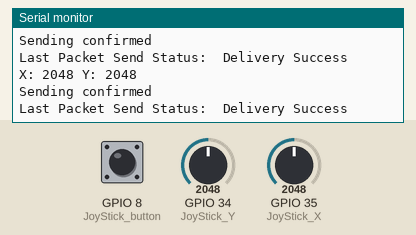
A sketch run on a simulated ESP32. On the bench: the last lines printed to the serial monitor. The test bench sets the inputs (shaded band); at power-on: GPIO 34 (JoyStick_Y) = 2048, GPIO 35 (JoyStick_X) = 2048, GPIO 8 (JoyStick_button) HIGH.

Above: at 1.2 s.
1.3 s: GPIO 34 (JoyStick_Y) set to 2866
At 2.0 s:
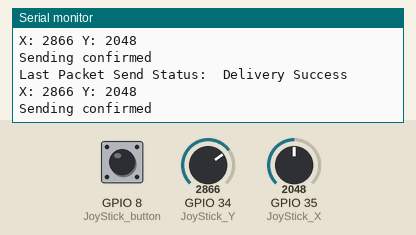
2.8 s: GPIO 35 (JoyStick_X) set to 2866
At 3.9 s:
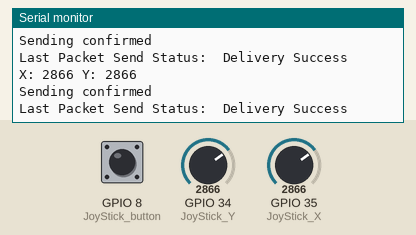
4.3 s: GPIO 34 (JoyStick_Y) set to 3603
At 5.0 s:
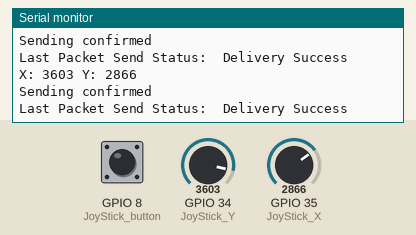
5.8 s: GPIO 35 (JoyStick_X) set to 3603
At 6.7 s:
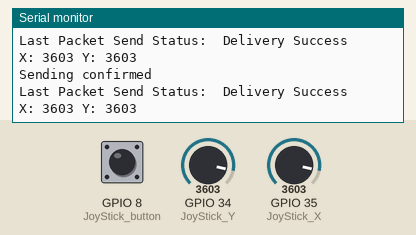
Timing chart, 0 to 8.3 s (numbered marks = the images above; inputs shaded):
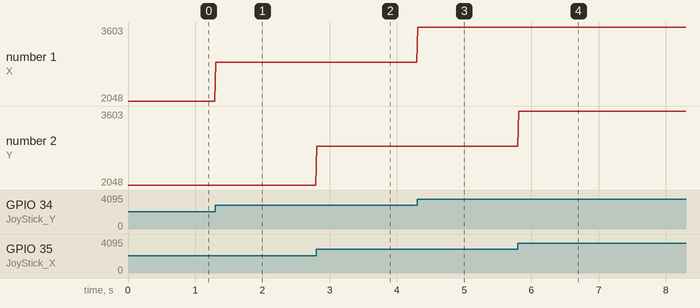

Measured:
- after the input at 1.3 s, the serial monitor: prints a new line at once (image 1)
- after the input at 2.8 s, the serial monitor: prints a new line at once (image 2)
- after the input at 4.3 s, the serial monitor: prints a new line at once (image 3)
- after the input at 5.8 s, the serial monitor: prints a new line at once (image 4)
- plotted number 1: 2048 → 2866 after the input at 1.3 s, 2866 → 3603 after the input at 4.3 s

The sketch:

transmitter.ino
```cpp
/*
  ESP-NOW Demo - Transmit
  esp-now-demo-xmit.ino
  Sends data to Responder

  DroneBot Workshop 2022
  https://dronebotworkshop.com
*/

// Include Libraries
#include <esp_now.h>
#include <WiFi.h>

/*Conntect Joystick Y axis to analog pin 34 and X asix to analog pin 35
 * and button to digital pin 8
*/

int JoyStick_X = 35; // Analog Pin  X
int JoyStick_Y = 34; // // Analog Pin  Y
int JoyStick_button = 8; // IO Pin


// MAC Address of responder - edit as required
uint8_t broadcastAddress[] = {0x0C, 0xB8, 0x15, 0xF5, 0x9F, 0xD4};

// Define a data structure
typedef struct struct_message {
  int switc; //0- digital 1- analog
  int x ,y;
  int command;
} struct_message;

// Create a structured object
struct_message myData;

// Peer info
esp_now_peer_info_t peerInfo;

// Callback function called when data is sent
void OnDataSent(const uint8_t *mac_addr, esp_now_send_status_t status) {
  Serial.print("\r\nLast Packet Send Status:\t");
  Serial.println(status == ESP_NOW_SEND_SUCCESS ? "Delivery Success" : "Delivery Fail");
}

void setup() {

  // Set up Serial Monitor
  Serial.begin(115200);

  //setting pin modes
  pinMode(JoyStick_X, INPUT);
  pinMode(JoyStick_Y, INPUT);
  pinMode(JoyStick_button, INPUT_PULLUP);

  // Set ESP32 as a Wi-Fi Station
  WiFi.mode(WIFI_STA);
  // Initilize ESP-NOW
  if (esp_now_init() != ESP_OK) {
    Serial.println("Error initializing ESP-NOW");
    return;
  }

  // Register the send callback
  esp_now_register_send_cb(OnDataSent);

  // Register peer
  memcpy(peerInfo.peer_addr, broadcastAddress, 6);
  peerInfo.channel = 0;
  peerInfo.encrypt = false;

  // Add peer
  if (esp_now_add_peer(&peerInfo) != ESP_OK){
    Serial.println("Failed to add peer");
    return;
  }
}

void loop() {

  // Create test data

  int x = analogRead(JoyStick_X); //  X
  int y = analogRead(JoyStick_Y); //  Y
  int button = digitalRead(JoyStick_button); //

  // Format structured data
  myData.x = x;
  myData.y = y;
  myData.switc = button;
  myData.command=cmd();

  // Send message via ESP-NOW
  esp_err_t result = esp_now_send(broadcastAddress, (uint8_t *) &myData, sizeof(myData));

  if (result == ESP_OK) {
    Serial.println("Sending confirmed");
  }
  else {
    Serial.println("Sending error");
  }
  delay(10);
}
int cmd()
{
  // put your main code here, to run repeatedly:
  Serial.print("X: ");
  Serial.print(analogRead(34));
  Serial.print(" Y: ");
  Serial.print(analogRead(35));
  Serial.println();
  if ((abs(analogRead(34)-1740)<100) and (abs(analogRead(35)-1740)<100)){
      return 0;
    }
  if ((abs(analogRead(34)-1740)<100) and (abs(analogRead(35))<100)){
      return 1;
    }
  if ((abs(analogRead(34)-1740)<100) and (abs(analogRead(35)-4095)<100)){
      return 2;
    }
  if ((abs(analogRead(34))<100) and (abs(analogRead(35)-1740)<100)){
      return 3;
    }
  if ((abs(analogRead(34)-4095)<100) and (abs(analogRead(35)-1740)<100)){
     return 4;
    }
}
```
